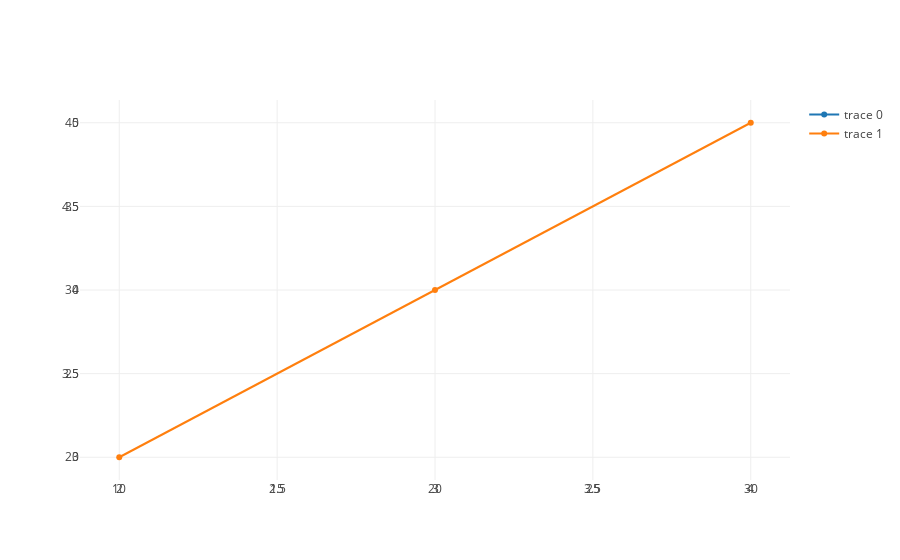

The notebook cell saved with this chart:
### Code cell
offline.iplot(data)

### Figure 1 — Plotly figure (JSON) as saved in the notebook; plotly's stock layout.template omitted (floating-point values rounded to 4 significant figures)
{"data": [{"type": "scatter", "x": [10, 20, 30], "y": [40, 30, 20]}, {"type": "scatter", "x": [2, 3, 4], "xaxis": "x2", "y": [3, 4, 5], "yaxis": "y2"}], "layout": {}}
